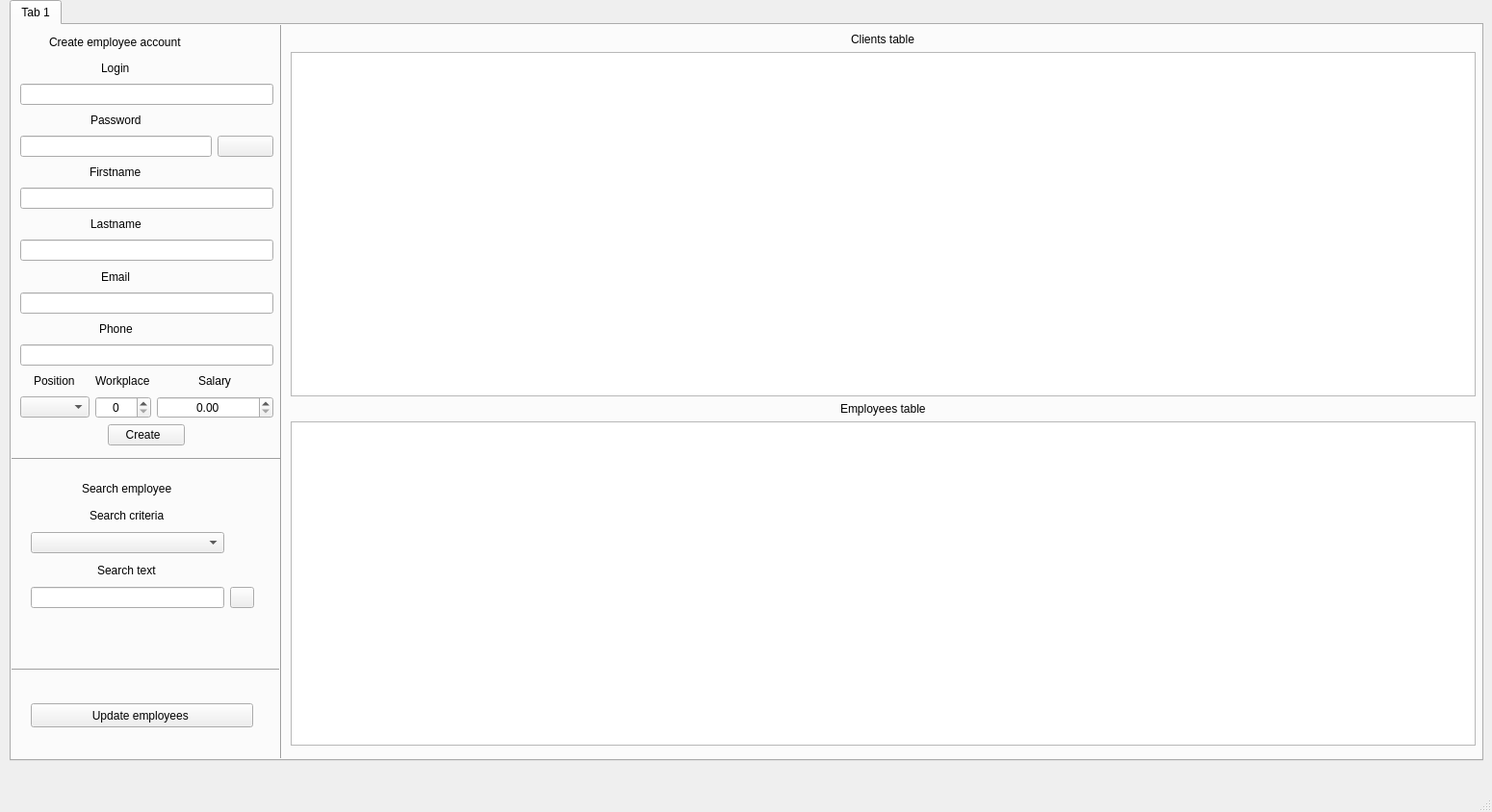
<?xml version="1.0" encoding="UTF-8"?>
<ui version="4.0">
 <class>MainWindow</class>
 <widget class="QMainWindow" name="MainWindow">
  <property name="geometry">
   <rect>
    <x>0</x>
    <y>0</y>
    <width>1550</width>
    <height>844</height>
   </rect>
  </property>
  <property name="windowTitle">
   <string>MainWindow</string>
  </property>
  <widget class="QWidget" name="centralwidget">
   <widget class="QWidget" name="gridLayoutWidget">
    <property name="geometry">
     <rect>
      <x>10</x>
      <y>0</y>
      <width>1531</width>
      <height>791</height>
     </rect>
    </property>
    <layout class="QGridLayout" name="tab_widget_layout">
     <item row="0" column="0">
      <widget class="QTabWidget" name="tab_widget">
       <property name="currentIndex">
        <number>0</number>
       </property>
       <widget class="QWidget" name="accounts_managment_tab">
        <attribute name="title">
         <string>Tab 1</string>
        </attribute>
        <widget class="QWidget" name="gridLayoutWidget_2">
         <property name="geometry">
          <rect>
           <x>9</x>
           <y>8</y>
           <width>263</width>
           <height>429</height>
          </rect>
         </property>
         <layout class="QGridLayout" name="create_account_grid_layout">
          <item row="8" column="0" colspan="4">
           <widget class="QLineEdit" name="empl_lastname_line_edit">
            <property name="alignment">
             <set>Qt::AlignCenter</set>
            </property>
           </widget>
          </item>
          <item row="14" column="1">
           <widget class="QSpinBox" name="pow_spin_box">
            <property name="alignment">
             <set>Qt::AlignCenter</set>
            </property>
           </widget>
          </item>
          <item row="0" column="0" colspan="3" alignment="Qt::AlignHCenter">
           <widget class="QLabel" name="create_empl_acc_label">
            <property name="text">
             <string>Create employee account</string>
            </property>
           </widget>
          </item>
          <item row="5" column="0" colspan="3" alignment="Qt::AlignHCenter">
           <widget class="QLabel" name="empl_firstname_label">
            <property name="text">
             <string>Firstname</string>
            </property>
           </widget>
          </item>
          <item row="6" column="0" colspan="4">
           <widget class="QLineEdit" name="empl_firstname_line_edit">
            <property name="alignment">
             <set>Qt::AlignCenter</set>
            </property>
           </widget>
          </item>
          <item row="12" column="0" colspan="4">
           <widget class="QLineEdit" name="empl_phone_line_edit">
            <property name="alignment">
             <set>Qt::AlignCenter</set>
            </property>
           </widget>
          </item>
          <item row="13" column="2" colspan="2" alignment="Qt::AlignHCenter">
           <widget class="QLabel" name="empl_salary_label">
            <property name="text">
             <string>Salary</string>
            </property>
           </widget>
          </item>
          <item row="14" column="0">
           <widget class="QComboBox" name="position_combo_box"/>
          </item>
          <item row="10" column="0" colspan="4">
           <widget class="QLineEdit" name="empl_email_line_edit">
            <property name="alignment">
             <set>Qt::AlignCenter</set>
            </property>
           </widget>
          </item>
          <item row="13" column="1">
           <widget class="QLabel" name="empl_pow_label">
            <property name="text">
             <string>Workplace</string>
            </property>
           </widget>
          </item>
          <item row="2" column="0" colspan="4">
           <widget class="QLineEdit" name="empl_login_line_edit">
            <property name="alignment">
             <set>Qt::AlignCenter</set>
            </property>
           </widget>
          </item>
          <item row="15" column="0" colspan="4" alignment="Qt::AlignHCenter">
           <widget class="QPushButton" name="create_acc_button">
            <property name="layoutDirection">
             <enum>Qt::RightToLeft</enum>
            </property>
            <property name="text">
             <string>Create  </string>
            </property>
            <property name="icon">
             <iconset>
              <normaloff>../frontend/images/check_mark.png</normaloff>../frontend/images/check_mark.png</iconset>
            </property>
           </widget>
          </item>
          <item row="1" column="0" colspan="3" alignment="Qt::AlignHCenter">
           <widget class="QLabel" name="empl_login_label">
            <property name="text">
             <string>Login</string>
            </property>
           </widget>
          </item>
          <item row="11" column="0" colspan="3" alignment="Qt::AlignHCenter">
           <widget class="QLabel" name="empl_phone_label">
            <property name="text">
             <string>Phone</string>
            </property>
           </widget>
          </item>
          <item row="14" column="2" colspan="2">
           <widget class="QDoubleSpinBox" name="salary_double_spin_box">
            <property name="alignment">
             <set>Qt::AlignCenter</set>
            </property>
            <property name="maximum">
             <double>30000.000000000000000</double>
            </property>
           </widget>
          </item>
          <item row="7" column="0" colspan="3" alignment="Qt::AlignHCenter">
           <widget class="QLabel" name="empl_lastname_label">
            <property name="text">
             <string>Lastname</string>
            </property>
           </widget>
          </item>
          <item row="13" column="0" alignment="Qt::AlignHCenter">
           <widget class="QLabel" name="empl_position_label">
            <property name="text">
             <string>Position</string>
            </property>
           </widget>
          </item>
          <item row="3" column="0" colspan="3" alignment="Qt::AlignHCenter">
           <widget class="QLabel" name="empl_password_label">
            <property name="text">
             <string>Password</string>
            </property>
           </widget>
          </item>
          <item row="9" column="0" colspan="3" alignment="Qt::AlignHCenter">
           <widget class="QLabel" name="empl_email_label">
            <property name="text">
             <string>Email</string>
            </property>
           </widget>
          </item>
          <item row="4" column="0" colspan="3">
           <widget class="QLineEdit" name="empl_password_line_edit">
            <property name="maximumSize">
             <size>
              <width>1111</width>
              <height>16777215</height>
             </size>
            </property>
            <property name="echoMode">
             <enum>QLineEdit::Password</enum>
            </property>
            <property name="alignment">
             <set>Qt::AlignCenter</set>
            </property>
           </widget>
          </item>
          <item row="4" column="3">
           <widget class="QPushButton" name="hide_password_button">
            <property name="text">
             <string/>
            </property>
            <property name="icon">
             <iconset>
              <normaloff>../frontend/images/password_eye.jpg</normaloff>../frontend/images/password_eye.jpg</iconset>
            </property>
           </widget>
          </item>
         </layout>
        </widget>
        <widget class="QWidget" name="gridLayoutWidget_3">
         <property name="geometry">
          <rect>
           <x>290</x>
           <y>8</y>
           <width>1231</width>
           <height>741</height>
          </rect>
         </property>
         <layout class="QGridLayout" name="gridLayout">
          <item row="1" column="0">
           <widget class="QTableWidget" name="clients_table"/>
          </item>
          <item row="0" column="0" alignment="Qt::AlignHCenter">
           <widget class="QLabel" name="label">
            <property name="text">
             <string>Clients table</string>
            </property>
           </widget>
          </item>
          <item row="2" column="0">
           <layout class="QGridLayout" name="gridLayout_2">
            <item row="1" column="0">
             <widget class="QTableWidget" name="employees_table"/>
            </item>
            <item row="0" column="0" alignment="Qt::AlignHCenter">
             <widget class="QLabel" name="label_2">
              <property name="text">
               <string>Employees table</string>
              </property>
             </widget>
            </item>
           </layout>
          </item>
         </layout>
        </widget>
        <widget class="Line" name="line">
         <property name="geometry">
          <rect>
           <x>270</x>
           <y>-9</y>
           <width>20</width>
           <height>771</height>
          </rect>
         </property>
         <property name="orientation">
          <enum>Qt::Vertical</enum>
         </property>
        </widget>
        <widget class="Line" name="line_2">
         <property name="geometry">
          <rect>
           <x>-11</x>
           <y>443</y>
           <width>291</width>
           <height>16</height>
          </rect>
         </property>
         <property name="orientation">
          <enum>Qt::Horizontal</enum>
         </property>
        </widget>
        <widget class="QWidget" name="gridLayoutWidget_5">
         <property name="geometry">
          <rect>
           <x>20</x>
           <y>470</y>
           <width>232</width>
           <height>136</height>
          </rect>
         </property>
         <layout class="QGridLayout" name="gridLayout_3">
          <item row="1" column="0" alignment="Qt::AlignHCenter">
           <widget class="QLabel" name="search_criteria_label">
            <property name="text">
             <string>Search criteria</string>
            </property>
           </widget>
          </item>
          <item row="4" column="1">
           <widget class="QPushButton" name="search_employee_button">
            <property name="maximumSize">
             <size>
              <width>25</width>
              <height>25</height>
             </size>
            </property>
            <property name="text">
             <string/>
            </property>
            <property name="icon">
             <iconset>
              <normaloff>../frontend/images/loop_search.png</normaloff>../frontend/images/loop_search.png</iconset>
            </property>
           </widget>
          </item>
          <item row="4" column="0">
           <widget class="QLineEdit" name="search_line_edit"/>
          </item>
          <item row="0" column="0" alignment="Qt::AlignHCenter">
           <widget class="QLabel" name="search_employee_label">
            <property name="text">
             <string>Search employee</string>
            </property>
           </widget>
          </item>
          <item row="2" column="0">
           <widget class="QComboBox" name="criterias_combo_box"/>
          </item>
          <item row="3" column="0" alignment="Qt::AlignHCenter">
           <widget class="QLabel" name="search_text_label">
            <property name="text">
             <string>Search text</string>
            </property>
           </widget>
          </item>
         </layout>
        </widget>
        <widget class="QPushButton" name="update_employees_table">
         <property name="geometry">
          <rect>
           <x>20</x>
           <y>705</y>
           <width>231</width>
           <height>25</height>
          </rect>
         </property>
         <property name="layoutDirection">
          <enum>Qt::RightToLeft</enum>
         </property>
         <property name="text">
          <string>Update employees </string>
         </property>
         <property name="icon">
          <iconset>
           <normaloff>../frontend/images/update_icon.png</normaloff>../frontend/images/update_icon.png</iconset>
         </property>
        </widget>
        <widget class="Line" name="line_3">
         <property name="geometry">
          <rect>
           <x>-3</x>
           <y>660</y>
           <width>281</width>
           <height>20</height>
          </rect>
         </property>
         <property name="orientation">
          <enum>Qt::Horizontal</enum>
         </property>
        </widget>
       </widget>
      </widget>
     </item>
    </layout>
   </widget>
  </widget>
  <widget class="QMenuBar" name="menubar">
   <property name="geometry">
    <rect>
     <x>0</x>
     <y>0</y>
     <width>1550</width>
     <height>22</height>
    </rect>
   </property>
  </widget>
  <widget class="QStatusBar" name="statusbar"/>
 </widget>
 <resources/>
 <connections/>
</ui>
